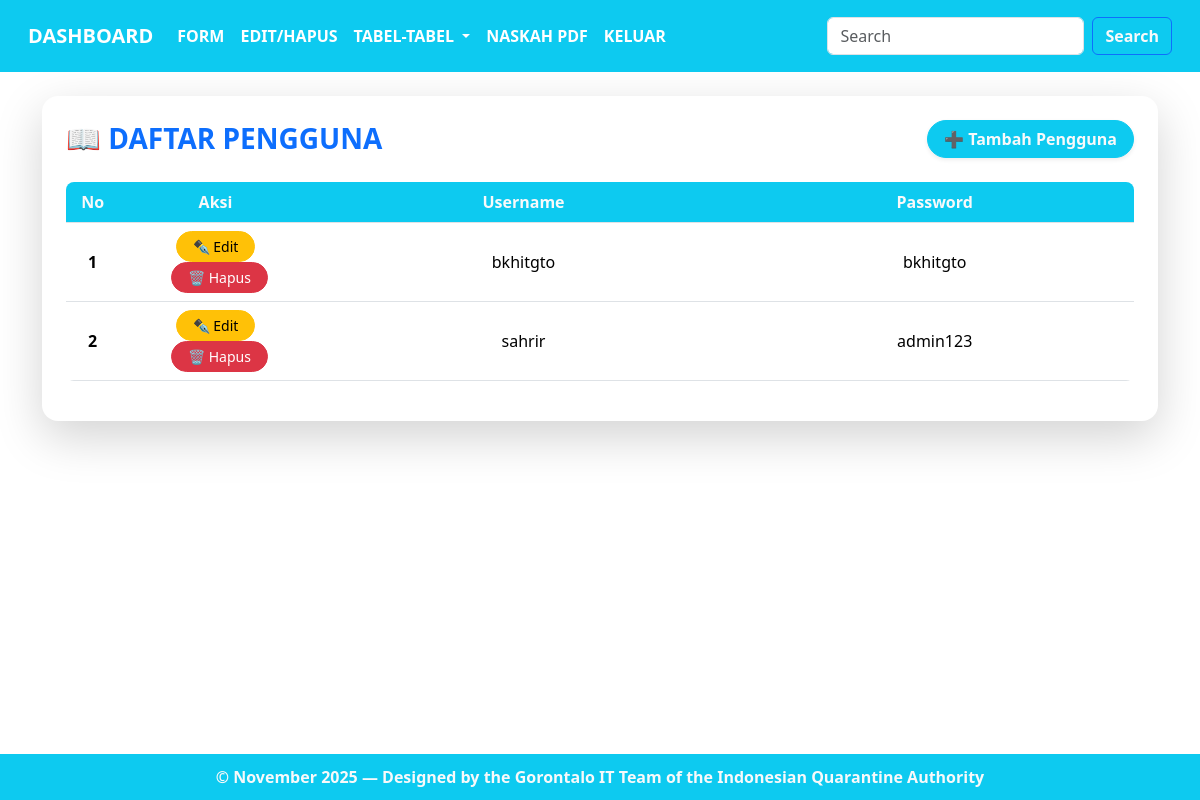
Screenshot of /tbl_user.php (signed in) with the database file from the repository.
### tables this page shows
CREATE TABLE `user` (
  `id` int(5) NOT NULL,
  `username` varchar(15) NOT NULL,
  `password` varchar(20) NOT NULL
);

### tbl_user.php (the view)
<?php
include "header.php";
include "koneksi.php";
?>
<center>
<div class="container my-5">
  <div class="card shadow-lg border-0 rounded-4">
    <div class="card-body p-4">
      <div class="d-flex justify-content-between align-items-center mb-4">
        <h3 class="text-primary fw-bold mb-0">📖 DAFTAR PENGGUNA</h3>
        <a href="tambah_user.php" class="btn btn-info rounded-pill shadow-sm px-3 fw-bold text-light">
         ➕ Tambah Pengguna
        </a>
      </div>
      <div class="table-responsive">
        <table class="table table-hover align-middle text-center rounded-3" style="overflow:hidden;">
          <thead>
            <tr class="text-center">
              <th style="width: 5%;" class="bg-info text-light">No</th>
              <th style="width: 18%;" class="bg-info text-light">Aksi</th>
              <th class="bg-info text-light">Username</th>
              <th class="bg-info text-light">Password</th>
            </tr>
          </thead>
          <tbody>
            <?php
            $sql = mysqli_query($konek, "SELECT * FROM user ORDER BY id ASC");
            $no = 1;
            while ($d = mysqli_fetch_assoc($sql)) {
            ?>
                <tr>
                  <td class='text-center fw-semibold'><?=$no;?></td>
                  <td class='text-center'>
                    <a href="edit_user.php?id=<?=$d['id'];?>" class="btn btn-warning btn-sm rounded-pill px-3">
                     ✒️ Edit
                    </a>
                    <a href="hapus_user.php?id=<?=$d['id'];?>" onclick="return confirm('Yakin ingin menghapus data ini?');" class="btn btn-danger btn-sm rounded-pill px-3 ms-2">
                     🗑 Hapus
                    </a>
                  </td>
                  <td><?=$d['username'];?></td>
                  <td><?=$d['password'];?></td>
                </tr>
			<?php
                $no++;
            }
            ?>
          </tbody>
        </table>
      </div>
    </div>
  </div>
</div>
</center>
<?php
include "footer.php";
?>

### header.php (shortened to what this page needs)
<!DOCTYPE html>
<html lang="id">
<head>
<link href="https://cdn.jsdelivr.net/npm/bootstrap@5.3.8/dist/css/bootstrap.min.css" rel="stylesheet">
</head>
<body>
<nav class="navbar navbar-expand-lg bg-info p-3 navbar-dark fixed-top">
  <div class="container-fluid">
    <a class="navbar-brand fw-bold" href="dashboard.php">DASHBOARD</a>
    <div class="collapse navbar-collapse" id="navbarSupportedContent">
      <ul class="navbar-nav me-auto mb-2 mb-lg-0">
        <li class="nav-item">
          <a class="nav-link active fw-bold" aria-current="page" href="formpegawai.php">FORM</a>
        </li>
        <li class="nav-item">
          <a class="nav-link active fw-bold" href="edit.php">EDIT/HAPUS</a>
        </li>
        <li class="nav-item dropdown">
          <a class="nav-link dropdown-toggle active fw-bold" href="#" role="button" data-bs-toggle="dropdown" aria-expanded="false">
            TABEL-TABEL
          </a>
        </li>
		 <li class="nav-item">
          <a class="nav-link active fw-bold" href="pdf.php">NASKAH PDF</a>
        </li>
         <li class="nav-item">
          <a class="nav-link active fw-bold" href="logout.php">KELUAR</a>
        </li>
      </ul>
      <form class="d-flex" role="search">
        <input class="form-control me-2" type="search" placeholder="Search" aria-label="Search"/>
        <button class="btn btn-outline-primary fw-bold text-light" type="submit">Search</button>
      </form>
    </div>
  </div>
</nav>
<br>
<br>

### footer.php (shortened to what this page needs)
	<br>
	<br>
	<br>
	<center>
	<b><div class="fixed-bottom bg-info p-3 navbar-dark text-light" style="line-height:14px;">
	© November 2025 — Designed by the Gorontalo IT Team of the Indonesian Quarantine Authority
	</div></b>
	</center>
</body>
</html>

### rows the page displays
user: username "bkhitgto", password "bkhitgto"
user: username "sahrir", password "admin123"
